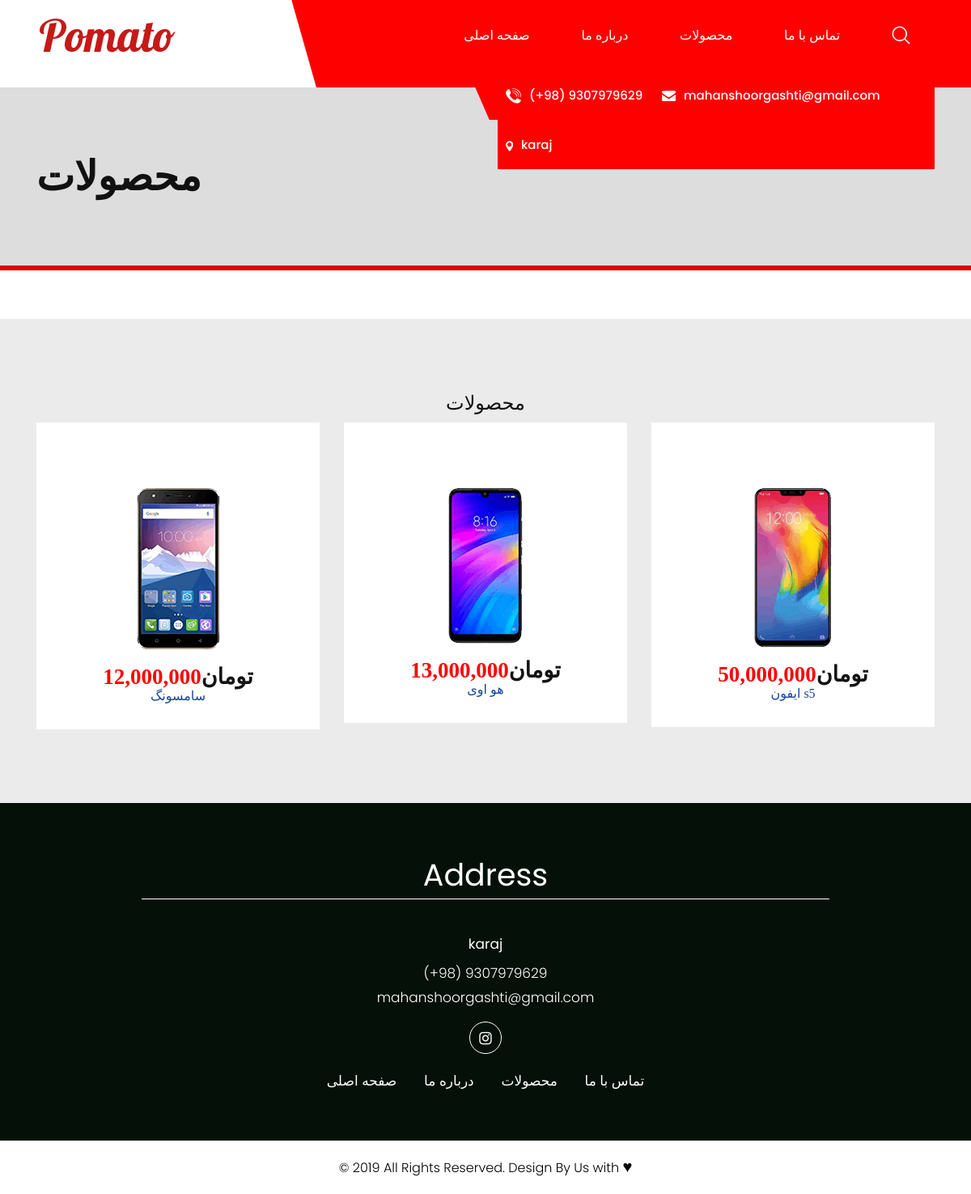
Page /brand/ on the committed database.
### brand/models.py (models this page shows, shortened)
class BrandModel(models.Model):
    picture = models.ImageField("عکس برند", upload_to="brands/pics/", height_field=None, width_field=None, max_length=None)
    price = models.CharField("قیمت برند", max_length=20)
    name = models.CharField("نام برند", max_length=128)
    sim = models.CharField("تعداد سیم کارت", max_length=1)
    ram = models.CharField("رم", max_length=3)
    time_make = models.DateTimeField("تاریخ ساخت", auto_now=True, auto_now_add=False)
    class Meta:
        verbose_name = "برند"
        verbose_name_plural  = "برند ها"

### brand/views.py (the view)
# urls.py: path('brand/', brand_view, name="brand"),
def brand_view(request):
    brands = BrandModel.objects.all()
    context = {
        'brands': brands,
        "title": "محصولات"
    }
    return render(request, "brand/brand.html", context)

### brand/templates/brand/brand.html (shortened to what this page needs)
{% extends 'parents/base.html' %}
{% block title_header %} {{ title }} {% endblock title_header %}
{% block content %}
{% include 'brand/brandp.html' %}
{% endblock content %}

### brand/templates/brand/brandp.html (shortened to what this page needs)
<div class="brand">
    <div class="brand-bg">
        <div class="container">
            <center><h1>محصولات</h1></center>
            <div class="row">
                {% for brand in brands %}
                <div class="col-xl-4 col-lg-4 col-md-4 col-sm-6 mrgn">
                    <div class="brand_box">
                        <a href="{% url 'brand:branding' brand.pk %}">
                        <img src="{{brand.picture.url}}" alt="img" />
                        </a>
                        <h3>تومان<strong class="red">{{brand.price}}</strong></h3>
                        <span>{{brand.name}}</span>
                    </div>
                </div>
                {% endfor %}
                <div class="col-md-12">
                </div>
            </div>
        </div>
    </div>
</div>

### static/shop/css/style.css (style rules this page uses)
* { box-sizing: border-box !important; transition: ease all 0.5s; }
html { scroll-behavior: smooth; }
body { color: #666666; font-size: 14px; font-family: poppins; line-height: 1.80857; font-weight: normal; overflow-x: hidden; }
a { color: #1f1f1f; text-decoration: none !important; outline: none !important; -webkit-transition: all .3s ease-in-out; -moz-transition: all .3s ease-in-out; -ms-transition: all .3s ease-in-out; -o-transition: all .3s ease-in-out; transition: all .3s ease-in-out; }
h1, h2, h3, h4, h5, h6 { letter-spacing: 0; font-weight: normal; position: relative; padding: 0 0 10px 0; font-weight: normal; line-height: normal; color: #111111; margin: 0 }
h1 { font-size: 24px }
h3 { font-size: 18px }
*, *::after, *::before { -webkit-box-sizing: border-box; -moz-box-sizing: border-box; box-sizing: border-box; }
a { color: #222222; text-decoration: none; outline: none !important; }
a, .btn { text-decoration: none !important; outline: none !important; -webkit-transition: all .3s ease-in-out; -moz-transition: all .3s ease-in-out; -ms-transition: all .3s ease-in-out; -o-transition: all .3s ease-in-out; transition: all .3s ease-in-out; }
img { max-width: 100%; height: auto; }
.brand { padding-top: 60px; border-top: #db0000 solid 6px; }
.brand-bg { background: #ebebeb; padding: 90px 0px; font-family: Myriad Pro; }
.brand-bg .brand_box { background: #fff; text-align: center; padding: 80px 0px 30px 0px ; }
.brand-bg .brand_box h3 { font-size: 27px; font-weight: bold; color: #131313; padding: 17px 0px 0px 0px; }
.red { color: #ff0000; }
.brand-bg .brand_box span { display: block; color: #19449b; font-size: 16px; line-height: 16px; padding-bottom: 3px; }

### rows in the picture
BrandModel: picture (picture), price "12,000,000", name "سامسونگ"
BrandModel: picture (picture), price "13,000,000", name "هو اوی"
BrandModel: picture (picture), price "50,000,000", name "ایفون s5"

### other values in the picture
{{ title }} "محصولات"
